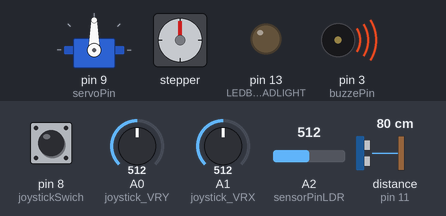
Simulated run of this program. Board: Arduino Uno, built with avr-gcc and run on an emulated ATmega328P. Shown: servo, stepper motor, output pins drawn as LEDs (lit = HIGH), buzzer (waves = sounding). Wiring (inferred from the names in the program): ultrasonic range finder: trigger pin 10; echo pin 11. The inputs (shaded band) are chosen by the test bench; at power-on: distance to the obstacle (sensor on pin 11) 80 cm, A2 (sensorPinLDR) = 512, A0 (joystick_VRY) = 512, A1 (joystick_VRX) = 512, pin 8 (joystickSwich) HIGH. The echo pulse lasts 58.3 µs per cm; stepper angles assume 2048 steps per turn; pins used as bus, display or sensor lines are not drawn.

Above: at 0.8 s.
0.9 s: distance to the obstacle (sensor on pin 11) set to 13 cm
At 1.4 s:
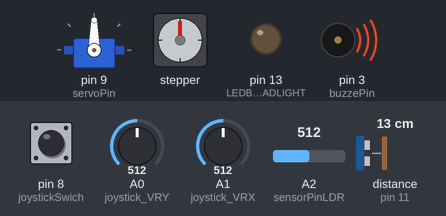
2.4 s: distance to the obstacle (sensor on pin 11) set to 10 cm
At 2.85 s:
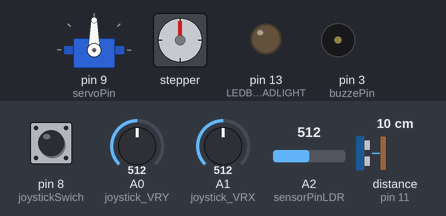
5.4 s: A2 (sensorPinLDR) set to 481
At 5.56 s:
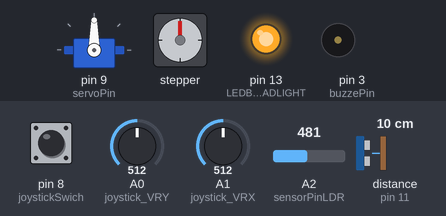
8.4 s: A0 (joystick_VRY) set to 532
11.4 s: A0 (joystick_VRY) set to 562
At 11.53 s:
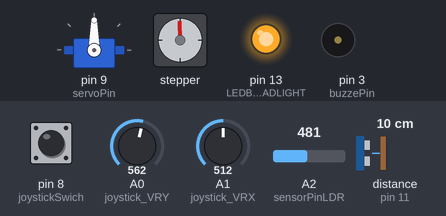
14.4 s: A1 (joystick_VRX) set to 440
At 16.4 s:
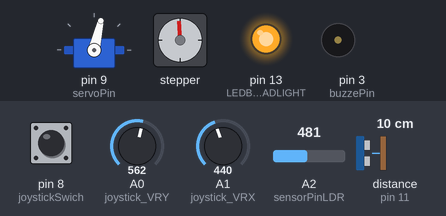
Timing chart, 0 to 59.1 s (numbered marks = the images above; inputs shaded):
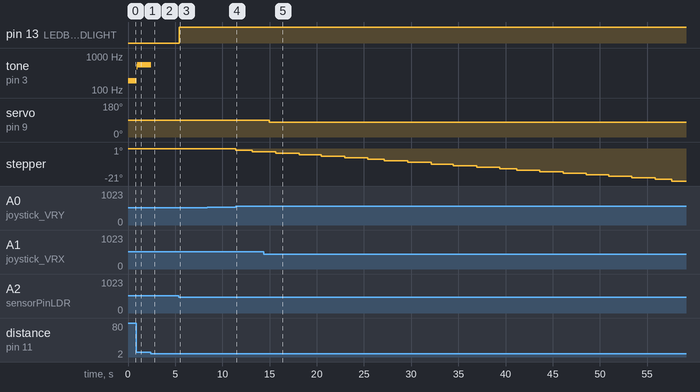

Measured:
- the behaviour switches between 12 and 11 cm on distance to the obstacle (sensor on pin 11) (found by bisection; images 1 and 2)
- the behaviour switches between 500 and 499 on A2 (sensorPinLDR) (found by bisection; images 2 and 3)
- after the input at 0.9 s, tone on pin 3 (buzzePin): 187 Hz → 490 Hz at once, → 547 Hz 0.04 s later
- after the input at 2.4 s, tone on pin 3 (buzzePin): 547 Hz → silent after 0.05 s
- after the input at 5.4 s, pin 13 (LEDBEAMHEADLIGHT): LOW → HIGH at once
- after the input at 11.4 s, stepper: goes -1° 1.8 s, then -2°, starting at once
- after the input at 14.4 s, servo on pin 9 (servoPin): 90° → 77° after 0.54 s

The program:

main.cpp
```cpp
#include <Arduino.h>
#include <myServo.hpp>
#include <myStepper.hpp>
#include <autoBeamHeadlight.hpp>
#include <parkingSensor.hpp>

const int buzzePin = 3;

int main()
{

  init(); // needed for things like clocks, timers and uart

  setupMyServo(buzzePin);

  setupAutoBeamHeadlight();
  setupParkingSensor(buzzePin);

  while (1)
  {
    myServoMover();
    joystick_Swich_Buzzer(buzzePin);
    autoBeamHeadlight();
    parkingSensor(buzzePin);

    int val_VRY = read_Joystick_VRY_Val();

    if (val_VRY <= 450)
    {
      mySteppMover_Forward(val_VRY);
    }
    else if (val_VRY >= 550)
    {
      mySteppMover_Backward(val_VRY);
    }
    else
    {
      mySteppMover_Stop();
    }
  }
  return 0;
}
```

autoBeamHeadlight.hpp
```cpp
/*
Working with Light Dependent Resistor (LDR)
by codedByMadi.NET  2020-12-29
*/

void setupAutoBeamHeadlight();
void autoBeamHeadlight();
```

myServo.hpp
```cpp
/*
SG90 Mini Gear Micro Servo
by codedByMadi.NET  2020-12-27
*/

void setupMyServo(int buzzePin);
void myServoMover();
void joystick_Swich_Buzzer(int buzzePin);
```

myStepper.hpp
```cpp
/*
28BYJ-48 stepper motor and ULN2003
by codedByMadi.NET  2020-12-28
*/

int read_Joystick_VRY_Val();

void mySteppMover_Stop();

void mySteppMover_Forward(int joystick_VRY_Val);

void mySteppMover_Backward(int joystick_VRY_Val);
```

parkingSensor.hpp
```cpp
/*
Ultrasonic Distance Sensor - HC-SR04
by codedByMadi.NET  2020-12-29
*/

void setupParkingSensor(int buzzePin);
void parkingSensor(int buzzePin);
```

autoBeamHeadlight.cpp
```cpp
/*
Working with Light Dependent Resistor (LDR)
by codedByMadi.NET  2020-12-29
*/

#include <Arduino.h>
#define LEDBEAMHEADLIGHT 13

int sensorPinLDR = A2; // select the input pin for LDR

int sensorValue = 0; // variable to store the value coming from the sensor

void setupAutoBeamHeadlight()
{
  pinMode(LEDBEAMHEADLIGHT, OUTPUT); // select the input pin for LDR
}
void autoBeamHeadlight()
{
  sensorValue = analogRead(sensorPinLDR); // read the value from the sensor LDR
  if (sensorValue < 500)
  {
    digitalWrite(LEDBEAMHEADLIGHT, HIGH);
    //delay(2);
  }
  else
  {
    digitalWrite(LEDBEAMHEADLIGHT, LOW);
    //delay(1);
  }
}
```

myServo.cpp
```cpp
/*
SG90 Mini Gear Micro Servo
by codedByMadi.NET  2020-12-27
*/

#include <Arduino.h>
#include <Servo.h>

int joystickSwichStatus = 0;

const int joystick_VRX = A1, servoPin = 9, joystickSwich = 8;
Servo myservo;        // create servo object to control a servo
int joystick_VRX_Val; // variable to read the value from the analog pin

void setupMyServo(int buzzePin)
{
    pinMode(joystick_VRX, INPUT);         // sets the analog pin A1 as input
    pinMode(joystickSwich, INPUT_PULLUP); // sets the digital pin 8 as input with pullup resistor
    pinMode(servoPin, OUTPUT);            // sets the digital pin 9 as output
    pinMode(buzzePin, OUTPUT);            // sets the digital pin 3 as output

    myservo.attach(servoPin); // attaches the servo on pin 9 to the servo object
}

void myServoMover()
{
    joystick_VRX_Val = analogRead(joystick_VRX);               // reads the value of the joystick_VRX (value between 0 and 1023)
    joystick_VRX_Val = map(joystick_VRX_Val, 0, 1023, 0, 180); // scale it to use it with the servo (value between 0 and 180)
    myservo.write(joystick_VRX_Val);
    Serial.println(joystick_VRX_Val);
}

void joystick_Swich_Buzzer(int buzzePin)
{
    // reads the value of the joystickSwich and swapping 0 to 1 and 1 to 0
    joystickSwichStatus = (!digitalRead(joystickSwich));

    // activate buzzer if joystickSwichStatus = 1
    digitalWrite(buzzePin, HIGH);

    if (joystickSwichStatus == 0)
    {
        digitalWrite(buzzePin, LOW);
    }

    joystickSwichStatus = (!digitalRead(joystickSwich));
}
```

myStepper.cpp
```cpp
/*
28BYJ-48 stepper motor and ULN2003
by codedByMadi.NET  2020-12-28
*/

#include <Arduino.h>
#include <Stepper.h>

#define STEPS 32

// define stepper motor control pins
#define IN1 7
#define IN2 6
#define IN3 5
#define IN4 4

// initialize stepper library
Stepper stepper(STEPS, IN4, IN2, IN3, IN1);

// joystick VRY is connected to Arduino A0 like input.
const int joystick_VRY = A0;

int joystick_VRY_Val; // variable to read the value from the analog pin

int read_Joystick_VRY_Val()
{
    int joystick_VRY_Val = analogRead(joystick_VRY);
    return joystick_VRY_Val;
}

// if the joystic is in the middle ===> stop the motor
void mySteppMover_Stop()
{
    digitalWrite(IN1, LOW);
    digitalWrite(IN2, LOW);
    digitalWrite(IN3, LOW);
    digitalWrite(IN4, LOW);
}

void mySteppMover_Forward(int joystick_VRY_Val)
{
    // map the speed between 5 and 500 rpm
    int speed_ = map(joystick_VRY_Val, 450, 0, 5, 500);

    // set motor speed
    stepper.setSpeed(speed_);

    // move the motor (5 step)
    stepper.step(5);

    joystick_VRY_Val = read_Joystick_VRY_Val();
}

void mySteppMover_Backward(int joystick_VRY_Val)
{

    // map the speed between 5 and 500 rpm
    int speed_ = map(joystick_VRY_Val, 550, 1023, 5, 500);

    // set motor speed
    stepper.setSpeed(speed_);

    // move the motor (2 step)
    stepper.step(-2);

    joystick_VRY_Val = read_Joystick_VRY_Val();
}
```

parkingSensor.cpp
```cpp
/*
Ultrasonic Distance Sensor - HC-SR04
by codedByMadi.NET  2020-12-29
*/

#include <Arduino.h>

const int trigPin = 10;
const int echoPin = 11;

float duration, distance;

void setupParkingSensor(int buzzePin)
{
    pinMode(trigPin, OUTPUT);
    pinMode(echoPin, INPUT);
    pinMode(buzzePin, OUTPUT);
}

void parkingSensor(int buzzePin)
{
    digitalWrite(trigPin, LOW);
    delayMicroseconds(2);
    digitalWrite(trigPin, HIGH);
    delayMicroseconds(10);
    digitalWrite(trigPin, LOW);

    duration = pulseIn(echoPin, HIGH);
    distance = (duration * .0343) / 2;

    if (distance < 12 && distance > 8)
    {
        digitalWrite(buzzePin, HIGH);
        delay(300);
        digitalWrite(buzzePin, LOW);
        delay(300);
    }
    if (distance < 8 && distance > 5)
    {
        digitalWrite(buzzePin, HIGH);
        delay(150);
        digitalWrite(buzzePin, LOW);
        delay(150);
    }
    if (distance < 5)
    {
        digitalWrite(buzzePin, HIGH);
        delay(15);
    }
}
```
